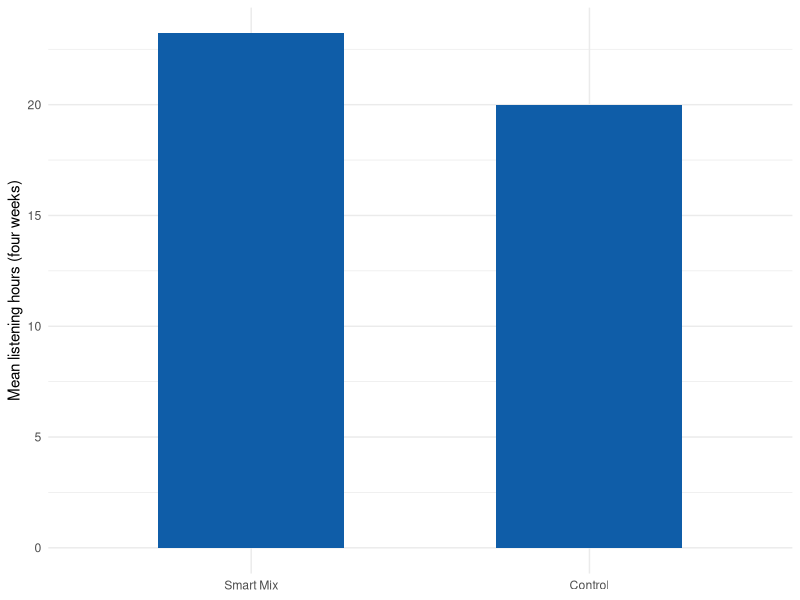
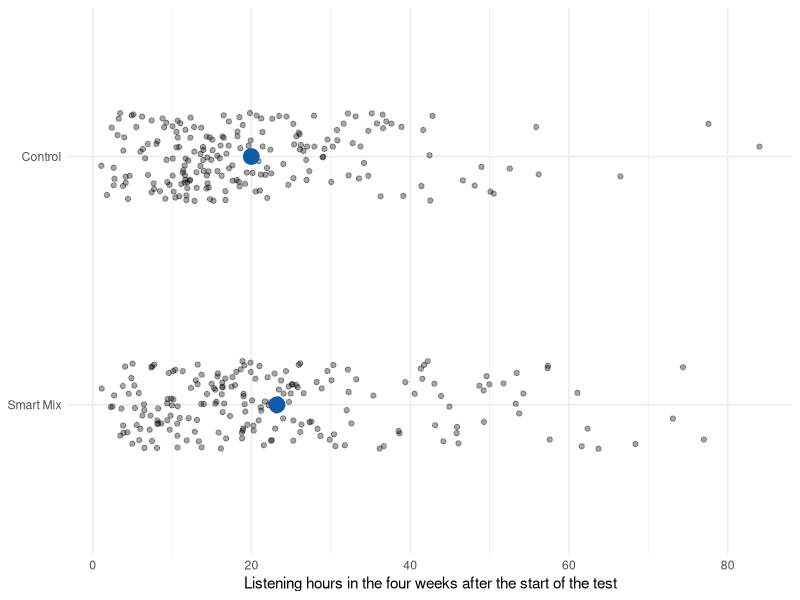
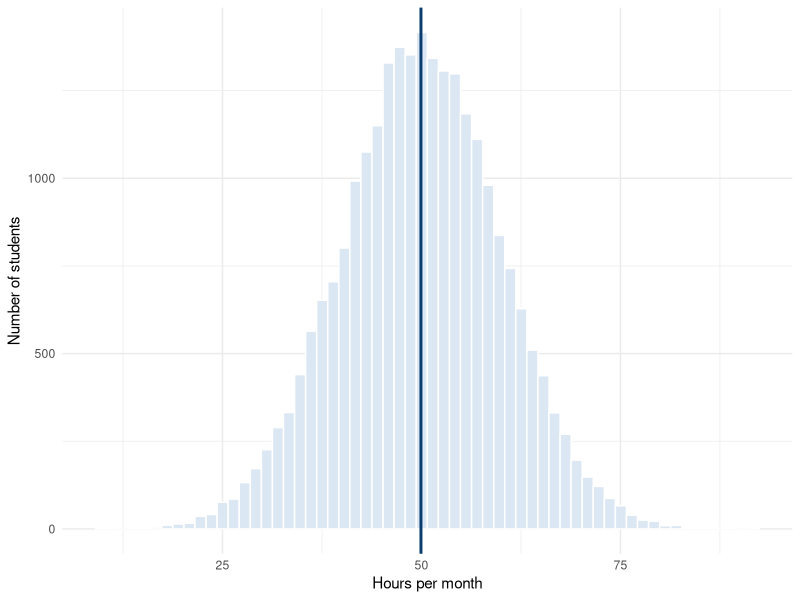
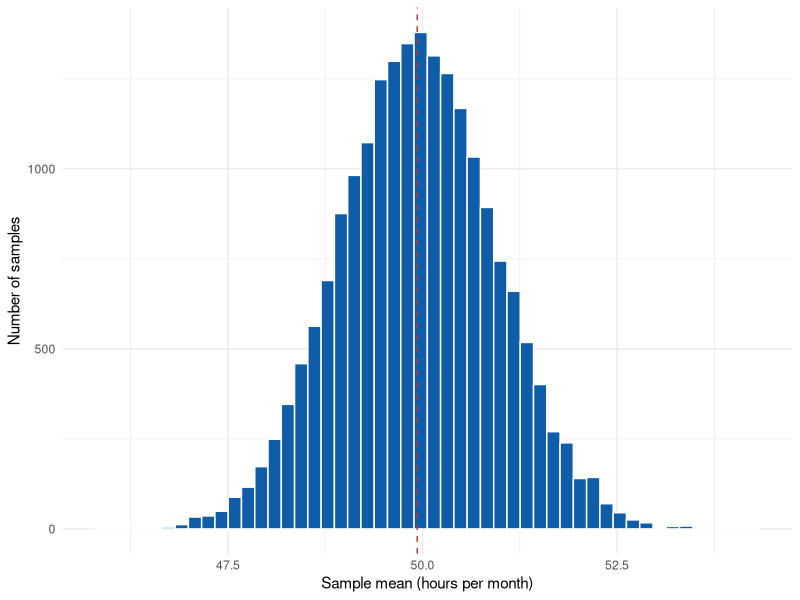
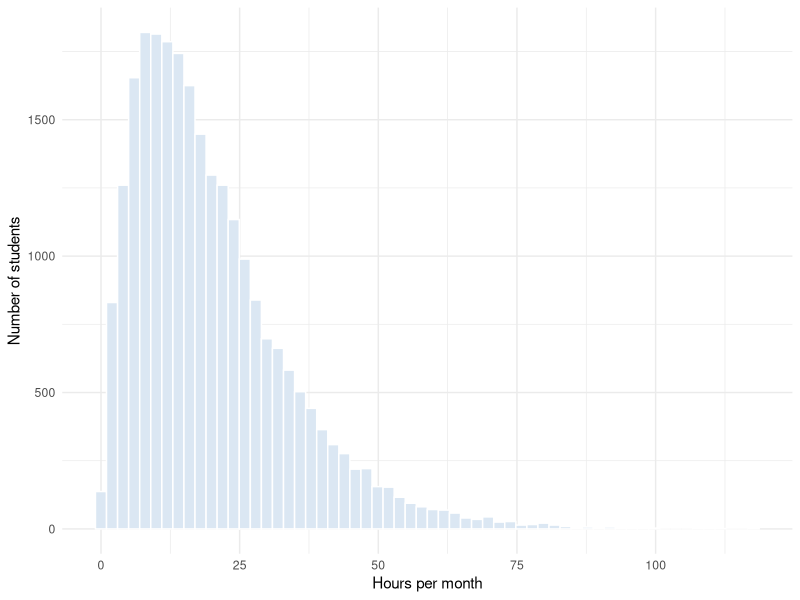
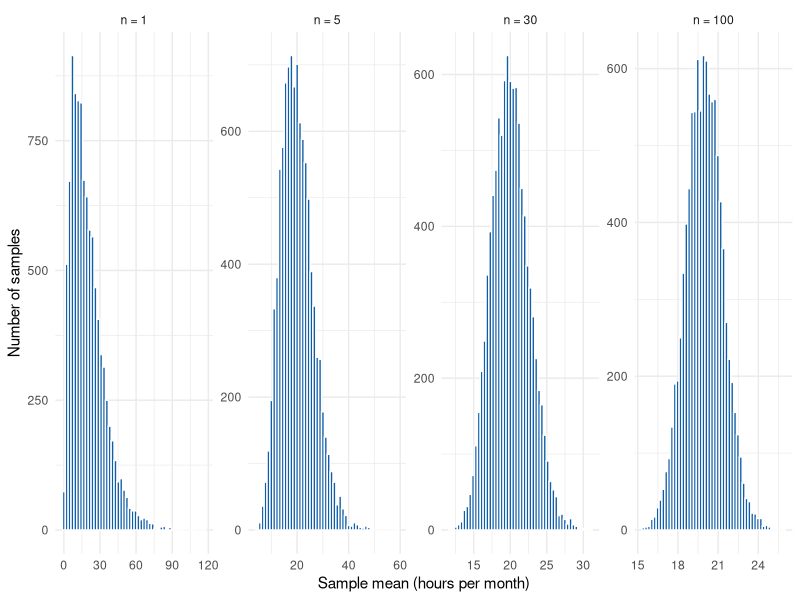
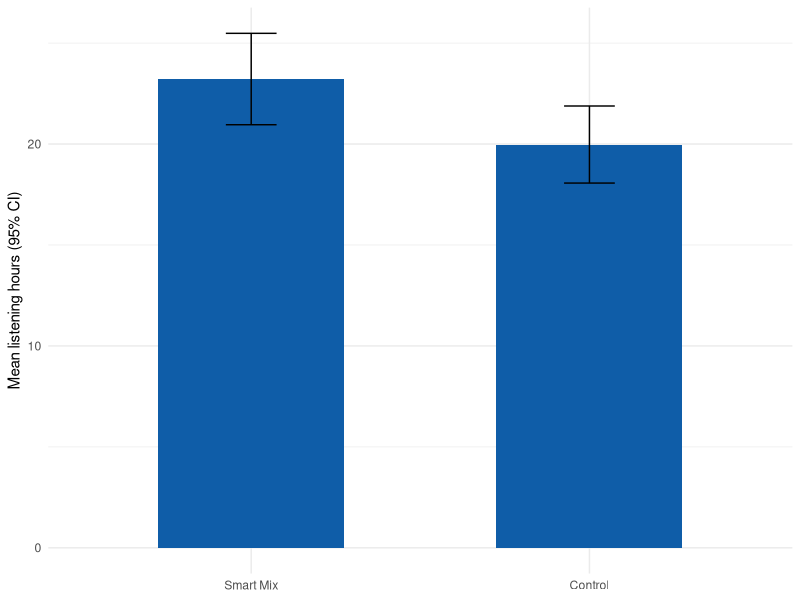

These charts were generated, in order, by the following R code:
# ======================================================================
# Marketing Analytics — Chapter 3: Uncertainty
# Companion code to Chapter 3 of the course book. The chapter explains
# every step in detail; this script collects the code in one place.
# ======================================================================

# ----------------------------------------------------------------------
# 0. Setup
# ----------------------------------------------------------------------

library(tidyverse)
options(scipen = 999)

# ======================================================================
# 3.1 Motivation: an A/B test at a streaming service
# ======================================================================

# Simulated A/B test: 400 randomly selected users, randomly split into
# two groups of 200. The treatment group sees the new "Smart Mix" feature.
# Outcome: listening hours in the four weeks after the start of the test.
set.seed(31)
ab_test <- tibble(
  group = factor(rep(c("Control", "Smart Mix"), each = 200), levels = c("Smart Mix", "Control")),
  hours = c(rgamma(200, shape = 2, scale = 10), rgamma(200, shape = 2, scale = 11.5))
)

# The dashboard view: two group means as bars (point estimates only)
ab_test |>
  group_by(group) |>
  summarise(mean_hours = mean(hours)) |>
  ggplot(aes(x = group, y = mean_hours)) +
  geom_col(width = 0.55, fill = "#0f5da8") +
  labs(x = NULL, y = "Mean listening hours (four weeks)") +
  theme_minimal()

# Group means, medians, and spread: Smart Mix users listened about 3 hours more
ab_test |>
  group_by(group) |>
  summarise(n = n(), mean_hours = mean(hours), median_hours = median(hours), sd_hours = sd(hours))

ggplot(ab_test, aes(x = group, y = hours)) +
  geom_jitter(width = 0.18, height = 0, alpha = 0.35) +
  stat_summary(fun = mean, geom = "point", color = "#0f5da8", size = 5) +
  coord_flip() +
  labs(x = NULL, y = "Listening hours in the four weeks after the start of the test") +
  theme_minimal()

# Real effect or noise? The t-test output is explained in Chapters 3 and 4
t.test(hours ~ group, data = ab_test)

# --- What would make the difference more convincing? -------------------
# Two thought experiments with EXACTLY the same group means.

# (1) A larger sample: 2,000 users per group, rescaled to the original means
ab_means <- ab_test |> group_by(group) |> summarise(m = mean(hours))
set.seed(32)
ab_large <- tibble(
  group = factor(rep(c("Control", "Smart Mix"), each = 2000), levels = c("Smart Mix", "Control")),
  hours = c(rgamma(2000, shape = 2, scale = 10), rgamma(2000, shape = 2, scale = 11.5))
) |>
  group_by(group) |>
  mutate(hours = hours * ab_means$m[match(group, ab_means$group)] / mean(hours)) |>
  ungroup()

ab_large |> group_by(group) |> summarise(n = n(), mean_hours = mean(hours), sd_hours = sd(hours))
t.test(hours ~ group, data = ab_large)      # same difference, larger t, smaller p, narrower CI

# (2) More similar users: the original 400 users, pulled halfway toward their group mean
ab_similar <- ab_test |>
  group_by(group) |>
  mutate(hours = mean(hours) + 0.5 * (hours - mean(hours))) |>
  ungroup()

ab_similar |> group_by(group) |> summarise(n = n(), mean_hours = mean(hours), sd_hours = sd(hours))
t.test(hours ~ group, data = ab_similar)    # same difference, same n, less spread -> less uncertainty

# Two ingredients of uncertainty: the number of observations and their spread.
# Section 3.4 puts them together: the standard error sigma / sqrt(n).


# ======================================================================
# 3.3 Sampling variation
# ======================================================================

# A simulated population: monthly listening time (hours) of all
# 25,000 WU students. Because we simulate it, we know the true values.
set.seed(321)
population <- rnorm(25000, mean = 50, sd = 10)

mean(population)   # population mean (mu)
sd(population)     # population standard deviation (sigma)

ggplot(tibble(hours = population), aes(hours)) +
  geom_histogram(bins = 60, fill = "#dbe7f3", color = "white") +
  geom_vline(xintercept = mean(population), color = "#0a3d6e", linewidth = 1) +
  labs(x = "Hours per month", y = "Number of students") +
  theme_minimal()

# One random sample of 100 students ...
set.seed(6789)
sample_1 <- sample(population, size = 100)
mean(sample_1)

# ... and another one: a different mean (sampling variation)
sample_2 <- sample(population, size = 100)
mean(sample_2)

# The sampling distribution: the means of many samples
set.seed(12345)
sample_means <- replicate(20000, mean(sample(population, size = 100)))

mean(sample_means)   # close to the population mean
sd(sample_means)     # the standard error

ggplot(tibble(mean = sample_means), aes(mean)) +
  geom_histogram(bins = 50, fill = "#0f5da8", color = "white") +
  geom_vline(xintercept = mean(population), color = "#b03a2e", linetype = "dashed") +
  labs(x = "Sample mean (hours per month)", y = "Number of samples") +
  theme_minimal()


# ======================================================================
# 3.4 The standard error
# ======================================================================

# Standard error from the formula: sigma / sqrt(n)
sd(population) / sqrt(100)

# The square-root law: 4x the sample size, half the standard error
tibble(n = c(25, 100, 400, 1600)) |>
  mutate(se = sd(population) / sqrt(n))

# In practice we do not know sigma -> estimate it with the sample SD
sd(sample_1) / sqrt(length(sample_1))


# ======================================================================
# 3.5 The central limit theorem
# ======================================================================

# A right-skewed population (most students listen a moderate amount,
# a few listen a lot)
set.seed(321)
population_skewed <- rgamma(25000, shape = 2, scale = 10)

ggplot(tibble(hours = population_skewed), aes(hours)) +
  geom_histogram(bins = 60, fill = "#dbe7f3", color = "white") +
  labs(x = "Hours per month", y = "Number of students") +
  theme_minimal()

# Sample means for different sample sizes: the larger n, the more
# normal (and the narrower) the distribution of the sample means
set.seed(12345)
clt <- map_dfr(c(1, 5, 30, 100), function(size) {
  tibble(n    = paste("n =", size),
         mean = replicate(10000, mean(sample(population_skewed, size = size))))
}) |>
  mutate(n = fct_inorder(n))

ggplot(clt, aes(mean)) +
  geom_histogram(bins = 50, fill = "#0f5da8", color = "white") +
  facet_wrap(~ n, nrow = 1, scales = "free") +
  labs(x = "Sample mean (hours per month)", y = "Number of samples") +
  theme_minimal()


# ======================================================================
# 3.6 Confidence intervals
# ======================================================================

# Critical values
qnorm(0.975)           # normal distribution: 1.96
qt(0.975, df = 99)     # t-distribution with n = 100: 1.98
qt(0.975, df = 9)      # t-distribution with n = 10: 2.26

# How often does a 95% confidence interval contain the true mean?
# (100 samples, 100 intervals)
set.seed(12345)
intervals <- map_dfr(1:100, function(i) {
  x  <- sample(population, size = 100)
  se <- sd(x) / sqrt(100)
  tibble(sample = i,
         lower  = mean(x) - qt(0.975, 99) * se,
         upper  = mean(x) + qt(0.975, 99) * se)
}) |>
  mutate(contains_mu = lower <= mean(population) & upper >= mean(population))

count(intervals, contains_mu)   # about 95 of 100


# ======================================================================
# 3.8 Uncertainty in R: working with one sample
# ======================================================================

# A random sample of 100 students from the (unknown) skewed population
set.seed(6789)
listening <- tibble(hours = sample(population_skewed, size = 100))

# --- Confidence interval for a mean, step by step -----------------------
n    <- nrow(listening)
xbar <- mean(listening$hours)
se   <- sd(listening$hours) / sqrt(n)     # standard error of the mean
crit <- qt(0.975, df = n - 1)             # critical value (95%)

c(mean = xbar, se = se, lower = xbar - crit * se, upper = xbar + crit * se)

# --- The same in one line --------------------------------------------------
t.test(listening$hours)$conf.int

# --- Back to the A/B test: confidence intervals per group ----------------
ab_test |>
  group_by(group) |>
  summarise(
    n     = n(),
    mean  = mean(hours),
    se    = sd(hours) / sqrt(n),
    lower = mean - qt(0.975, n - 1) * se,
    upper = mean + qt(0.975, n - 1) * se
  )

# The dashboard view again — now with 95% confidence intervals
ab_test |>
  group_by(group) |>
  summarise(n = n(), mean = mean(hours), se = sd(hours) / sqrt(n),
            lower = mean - qt(0.975, n - 1) * se, upper = mean + qt(0.975, n - 1) * se) |>
  ggplot(aes(x = group, y = mean)) +
  geom_col(width = 0.55, fill = "#0f5da8") +
  geom_errorbar(aes(ymin = lower, ymax = upper), width = 0.15) +
  labs(x = NULL, y = "Mean listening hours (95% CI)") +
  theme_minimal()

# The confidence interval for the DIFFERENCE between the groups
# (computed by t.test(); explained in Chapter 4)
t.test(hours ~ group, data = ab_test)$conf.int

# --- A confidence interval for a share: the poll from 3.1 -------------------
n_poll <- 1000
p_hat  <- c(Harris = 0.49, Trump = 0.44)
se_p   <- sqrt(p_hat * (1 - p_hat) / n_poll)
cbind(share = p_hat, lower = p_hat - 1.96 * se_p, upper = p_hat + 1.96 * se_p)

# The same with prop.test(): number of "successes" and sample size
prop.test(x = 490, n = 1000)$conf.int
# prop.test() uses the Wilson score interval (more reliable for small samples
# and shares near 0 or 1): slightly asymmetric and shifted toward 50%, hence
# the small difference to the hand calculation. Both tell the same story.

# --- The margin of error of a poll -----------------------------------------
# 1,000 respondents, share of about 50%
qnorm(0.975) * sqrt(0.5 * 0.5 / 1000)     # 0.031 = 3.1 percentage points
